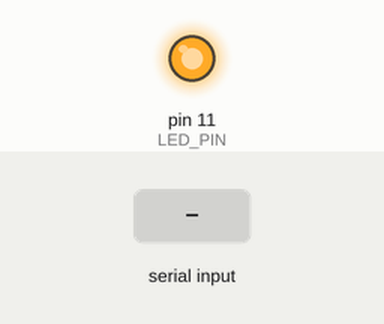
Recording of a sketch running on a simulated Arduino Uno, built with avr-gcc and run on an emulated ATmega328P. Shown: output pins drawn as LEDs (lit = HIGH). The inputs (shaded band) are chosen by the test bench. EEPROM starts erased.

Above: at 1.2 s.
1.3 s: "90,45\n" received over Serial
At 2.5 s:
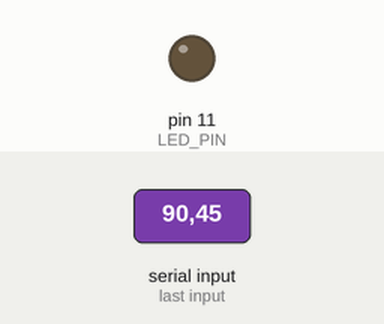
2.8 s: "200\n" received over Serial
At 3.6 s:
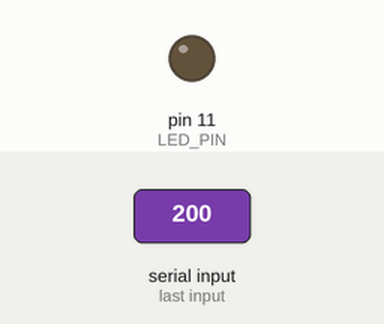
Timing chart, 0 to 5.8 s (numbered marks = the images above; inputs shaded):
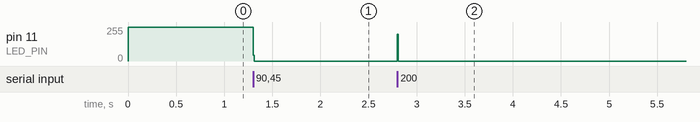

The sketch:

EEPROM_LED_Brightness.ino
```cpp
#include "EEPROM.h"
#define LED_PIN 11

byte ledBrightness;

void setup() {
  // put your setup code here, to run once:
  Serial.begin(115200);
  Serial.setTimeout(10);
  ledBrightness = EEPROM.read(3);

}

void loop() {
  // put your main code here, to run repeatedly:
  if(Serial.available() > 0){
    byte tmpLedBrightness = Serial.parseInt();
    if(tmpLedBrightness > 255){
       return;
    }
    ledBrightness = tmpLedBrightness;
    EEPROM.write(3, ledBrightness);
  }

  analogWrite(LED_PIN, ledBrightness);

}
```

Measured:
- after the input at 1.3 s, pin 11 (LED_PIN): 255/255 → 0/255 at once
- after the input at 2.8 s, pin 11 (LED_PIN): 0/255 → 200/255 at once, → 0/255 0.01 s later
